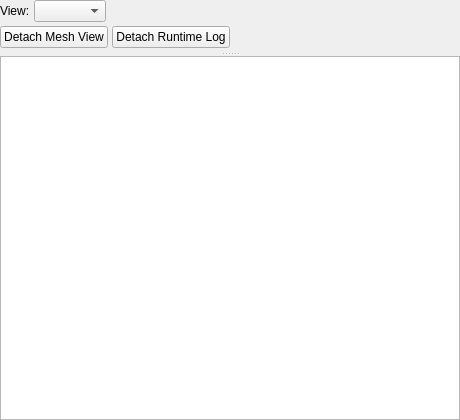
<?xml version="1.0" encoding="UTF-8"?>
<ui version="4.0">
 <class>SWE2DRightPane</class>
 <widget class="QWidget" name="SWE2DRightPane">
  <property name="geometry">
   <rect>
    <x>0</x>
    <y>0</y>
    <width>460</width>
    <height>420</height>
   </rect>
  </property>
  <layout class="QVBoxLayout" name="right_layout">
   <property name="leftMargin">
    <number>0</number>
   </property>
   <property name="topMargin">
    <number>0</number>
   </property>
   <property name="rightMargin">
    <number>0</number>
   </property>
   <property name="bottomMargin">
    <number>0</number>
   </property>
   <property name="spacing">
    <number>4</number>
   </property>
   <item>
    <layout class="QHBoxLayout" name="view_row_layout">
     <item>
      <widget class="QLabel" name="view_mode_lbl">
       <property name="text">
        <string>View:</string>
       </property>
      </widget>
     </item>
     <item>
      <widget class="QComboBox" name="view_mode_combo"/>
     </item>
     <item>
      <spacer name="view_row_spacer">
       <property name="orientation">
        <enum>Qt::Horizontal</enum>
       </property>
       <property name="sizeHint" stdset="0">
        <size>
         <width>40</width>
         <height>20</height>
        </size>
       </property>
      </spacer>
     </item>
    </layout>
   </item>
   <item>
    <layout class="QHBoxLayout" name="popout_row_layout">
     <item>
      <widget class="QPushButton" name="detach_mesh_view_btn">
       <property name="text">
        <string>Detach Mesh View</string>
       </property>
      </widget>
     </item>
     <item>
      <widget class="QPushButton" name="detach_runtime_log_btn">
       <property name="text">
        <string>Detach Runtime Log</string>
       </property>
      </widget>
     </item>
     <item>
      <spacer name="popout_row_spacer">
       <property name="orientation">
        <enum>Qt::Horizontal</enum>
       </property>
       <property name="sizeHint" stdset="0">
        <size>
         <width>40</width>
         <height>20</height>
        </size>
       </property>
      </spacer>
     </item>
    </layout>
   </item>
   <item>
    <widget class="QSplitter" name="right_vertical_split">
     <property name="orientation">
      <enum>Qt::Vertical</enum>
     </property>
     <widget class="QWidget" name="right_plot_host">
      <layout class="QVBoxLayout" name="right_plot_host_layout">
       <property name="leftMargin">
        <number>0</number>
       </property>
       <property name="topMargin">
        <number>0</number>
       </property>
       <property name="rightMargin">
        <number>0</number>
       </property>
       <property name="bottomMargin">
        <number>0</number>
       </property>
      </layout>
     </widget>
     <widget class="QPlainTextEdit" name="log_view"/>
    </widget>
   </item>
  </layout>
 </widget>
 <resources/>
 <connections/>
</ui>
